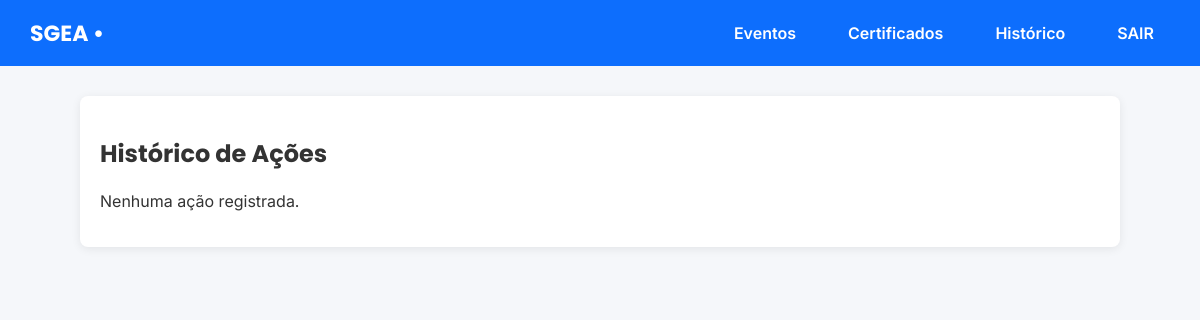
The page /historico/ (signed in) on the database as committed earlier.
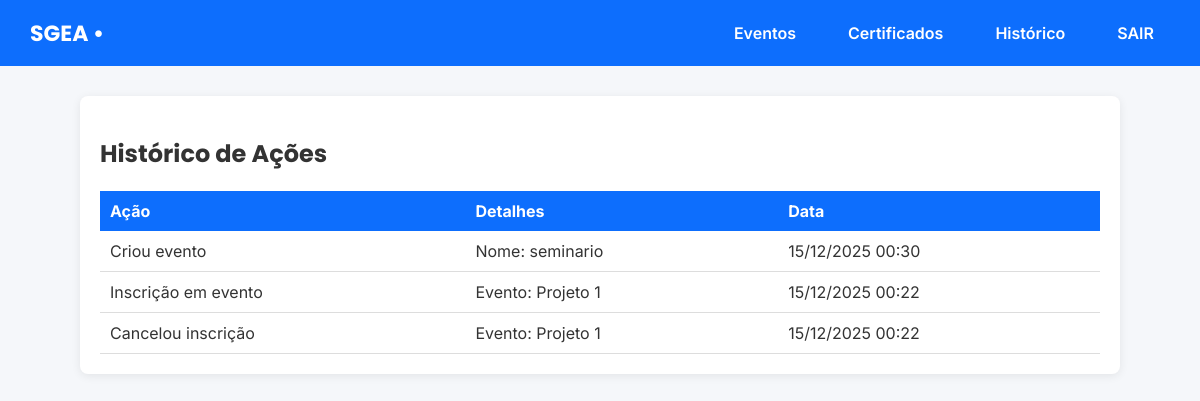
The same page on the database as committed later.
### logs/models.py (models this page shows, shortened)
class LogAcao(models.Model):
    usuario = models.ForeignKey(
        settings.AUTH_USER_MODEL,
        on_delete=models.CASCADE
    )
    acao = models.CharField(max_length=255)
    data = models.DateTimeField(auto_now_add=True)
    detalhes = models.TextField(null=True, blank=True)

### logs/views.py (the view)
# urls.py: path("", historico_acoes, name="historico_acoes"),
@login_required
def historico_acoes(request):
    logs = LogAcao.objects.filter(usuario=request.user).order_by("-data")
    return render(request, "logs/historico.html", {
        "logs": logs
    })

### SGEA/templates/logs/historico.html (shortened to what this page needs)
{% extends "base.html" %}
{% block content %}
<h2>Histórico de Ações</h2>
{% if logs %}
<table class="log-table">
    <thead>
        <tr>
            <th>Ação</th>
            <th>Detalhes</th>
            <th>Data</th>
        </tr>
    </thead>
    <tbody>
        {% for log in logs %}
        <tr>
            <td>{{ log.acao }}</td>
            <td>{{ log.detalhes|default:"—" }}</td>
            <td>{{ log.data|date:"d/m/Y H:i" }}</td>
        </tr>
        {% endfor %}
    </tbody>
</table>
{% else %}
<p>Nenhuma ação registrada.</p>
{% endif %}
{% endblock %}

### SGEA/templates/base.html (shortened to what this page needs)
{% load static %}
<html lang="pt-BR">
<head>
    <link rel="stylesheet" href="{% static 'css/style.css' %}">
</head>
<body>
<header class="header">
    <div class="logo">SGEA • </div>
    <nav>
        <a href="/eventos/">Eventos</a>
        {% if user.is_authenticated %}
            <a href="/certificados/">Certificados</a>
            <a href="/historico/">Histórico</a>
            <a href="/usuarios/logout/">SAIR</a>
        {% else %}
            <a href="/usuarios/login/">ENTRAR</a>
        {% endif %}
    </nav>
</header>
<div class="container">
    {% block content %}{% endblock %}
</div>
</body>
</html>

### SGEA/static/css/style.css (style rules this page uses)
body { margin: 0; padding: 0; font-family: "Helvetica", "Arial", sans-serif; background: #F5F7FA; color: #333; }
.header { display: flex; align-items: center; justify-content: space-between; padding: 15px 30px; background: #0d6efd; color: white; flex-wrap: nowrap; overflow: visible; }
.header .logo { font-size: 22px; font-weight: 700; white-space: nowrap; }
.header nav { display: flex; gap: 20px; }
.header nav a { background: transparent !important; color: white !important; font-weight: 600; padding: 6px 12px; border-radius: 4px; text-decoration: none; }
.container { width: 90%; max-width: 1000px; margin: 30px auto; padding: 20px; background: white; border-radius: 8px; box-shadow: 0 2px 10px rgba(0,0,0,0.08); }
body { font-family: "Inter", sans-serif; }
h1, h2, h3, .logo { font-family: "Poppins", sans-serif; }
.header nav a { all: unset; display: inline-block; padding: 8px 16px; cursor: pointer; color: white !important; font-weight: 600; }
.log-table { width: 100%; border-collapse: collapse; margin-top: 20px; }
.log-table th { background: #0d6efd; color: white; padding: 10px; text-align: left; }
.log-table td { padding: 10px; border-bottom: 1px solid #ddd; }

Rows that differ between the two databases and show on the page:
added LogAcao: acao "Criou evento", detalhes "Nome: seminario", data "15/12/2025 00:30"
added LogAcao: acao "Inscrição em evento", detalhes "Evento: Projeto 1", data "15/12/2025 00:22"
added LogAcao: acao "Cancelou inscrição", detalhes "Evento: Projeto 1", data "15/12/2025 00:22"
Other text that changed with them:
text no longer shown: "Nenhuma ação registrada."
text now shown: "Ação Detalhes Data"
